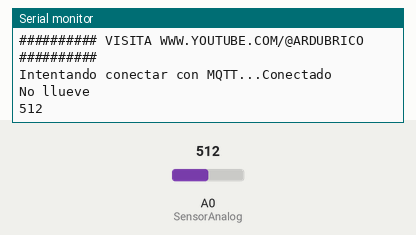
Recording of a sketch running on a simulated ESP8266 (NodeMCU). Shown: the last lines printed to the serial monitor. The inputs (shaded band) are chosen by the test bench; at power-on: A0 (SensorAnalog) = 512. WiFi joins after 1.5 s; servers stay silent unless stated; no MQTT or app messages arrive unless stated.

Above: at 2.8 s.
2.9 s: A0 (SensorAnalog) set to 306
At 4.2 s:
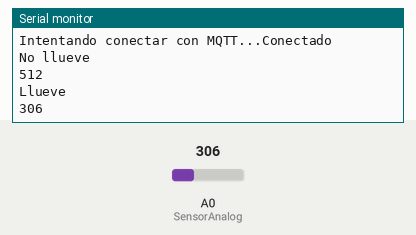
4.5 s: A0 (SensorAnalog) set to 510
At 6.0 s:
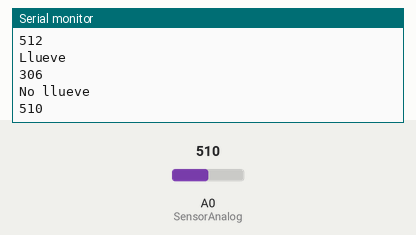
Timing chart, 0 to 7.5 s (numbered marks = the images above; inputs shaded):
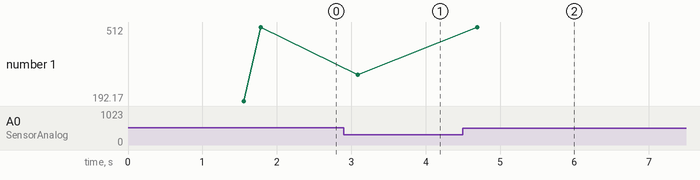

The sketch:

Sensor_de_lluvia.ino
```cpp
//########## VISITA WWW.YOUTUBE.COM/@ARDUBRICO ##########//

/* Copia y pega el siguiente código en la configuración de mqtt dentro de tu Home Assitant:

  sensor:
    - name: "Sensor de lluvia"
      unique_id: "Sensor_lluvia"
      state_topic: "sensores/lluvia"
*/

#include <ESP8266WiFi.h>
#include <PubSubClient.h>
#include <ArduinoOTA.h>

const char* ssid  = "DJuan"; //Nombre de tu red wifi
const char* password = "483828869562v"; // Contraseña de la red wifi
const char* mqtt_server = "192.168.1.19"; // IP de tu servidor MQTT
int mqttport = 1883;
const char* mqttusuario = "MQTT"; // Usuario para MQTT en Home Assistant
const char* mqttpass = "9562"; // Contraseña del usuario MQTT en Home Assistant
#define CLIENT_ID   "Sensor_Lluvia" // Nombre único para el dispositivo
#define MQTT_TOPIC  "sensores/lluvia" //topic raíz
#define SensorAnalog A0

WiFiClient espClient;
PubSubClient client(espClient);

int valor = 450; // Valor que queremos que sea el limite para detectar la lluvia
int estado = 0;
int llueve = 0;
int no_llueve = 0;

void setup() {

  Serial.begin(9600);
  Serial.println("Iniciando");
  delay(10);

  setup_wifi();
  client.setServer(mqtt_server, mqttport);

   ArduinoOTA.setHostname(CLIENT_ID);
   ArduinoOTA.onStart([]() {
    Serial.println("Start");
  });
  ArduinoOTA.onEnd([]() {
    Serial.println("\nEnd");
  });
  ArduinoOTA.onProgress([](unsigned int progress, unsigned int total) {
    Serial.printf("Progress: %u%%\r", (progress / (total / 100)));
  });
  ArduinoOTA.onError([](ota_error_t error) {
    Serial.printf("Error[%u]: ", error);
    if (error == OTA_AUTH_ERROR) Serial.println("Auth Failed");
    else if (error == OTA_BEGIN_ERROR) Serial.println("Begin Failed");
    else if (error == OTA_CONNECT_ERROR) Serial.println("Connect Failed");
    else if (error == OTA_RECEIVE_ERROR) Serial.println("Receive Failed");
    else if (error == OTA_END_ERROR) Serial.println("End Failed");
  });
  ArduinoOTA.begin();

  Serial.println("########## VISITA WWW.YOUTUBE.COM/@ARDUBRICO ##########");
}
void loop() {
  ArduinoOTA.handle();

  int SensorAnalogVal = analogRead(SensorAnalog);

   if (WiFi.status() != WL_CONNECTED) {
   setup_wifi();
   reconnect();
   client.setServer(mqtt_server, mqttport);
  }

   if (!client.connected()) {
   reconnect();
  }

   if ((SensorAnalogVal<valor)){
   estado = 1;
   delay(100);
 }

   if ((SensorAnalogVal>valor)){
   estado = 0;
   delay(100);
 }

  if ((estado==1)&&(llueve==0)){
    Serial.println("Llueve");
    Serial.println (SensorAnalogVal);
    client.publish(MQTT_TOPIC"", "Llueve", true);
    llueve = 1;
    no_llueve = 0;
    delay(100);
  }

  if ((estado==0)&&(no_llueve==0)){
    Serial.println("No llueve");
    Serial.println (SensorAnalogVal);
    client.publish(MQTT_TOPIC"", "No llueve", true);
    no_llueve = 1;
    llueve = 0;
    delay(100);
  }
  client.loop();
}

void setup_wifi() {
  delay(10);
  // We start by connecting to a WiFi network
  Serial.println();
  Serial.print("Conectando a  ");
  Serial.println(ssid);
  WiFi.mode(WIFI_STA); //ESP in connect to network mode
  WiFi.begin(ssid, password);

  while (WiFi.status() != WL_CONNECTED) {
    // wait 50 * 10 ms = 500 ms to give ESP some time to connect (need to give delay else you get soft WDT reset)
      for (int i=0; i <= 50; i++){
        delay(10);
        if (i == 50) {
          Serial.println(".");
        } else {
          Serial.print(".");
        }
      }
  }
  Serial.println("");
  Serial.println("WiFi conectado");
  Serial.println("Dirección IP: ");
  Serial.println(WiFi.localIP());
}


void reconnect() {
  // Loop until we're reconnected
  while (!client.connected()) {
    Serial.print("Intentando conectar con MQTT...");
    // Attempt to connect
    if (client.connect(CLIENT_ID, mqttusuario, mqttpass)) {
      Serial.println("Conectado");
    } else {
      Serial.print("fallo, rc=");
      Serial.print(client.state());
      Serial.println(" volver a conectar en 5 segundos");

      // Wait (500 * 10ms = 5000ms) 5 seconds before retrying, but read button press meanwhile
      for (int i=0; i <= 500; i++){
        delay(10);
        if (i == 50) {
          Serial.println(".");
        } else {
          Serial.print(".");
        }
      }
    }
  }
}
```

Measured:
- after the input at 2.9 s, the serial monitor: prints a new line after 0.19 s (image 1)
- after the input at 4.5 s, the serial monitor: prints a new line after 0.19 s (image 2)
- plotted number 1: 512 → 306 after the input at 2.9 s, 306 → 510 after the input at 4.5 s
